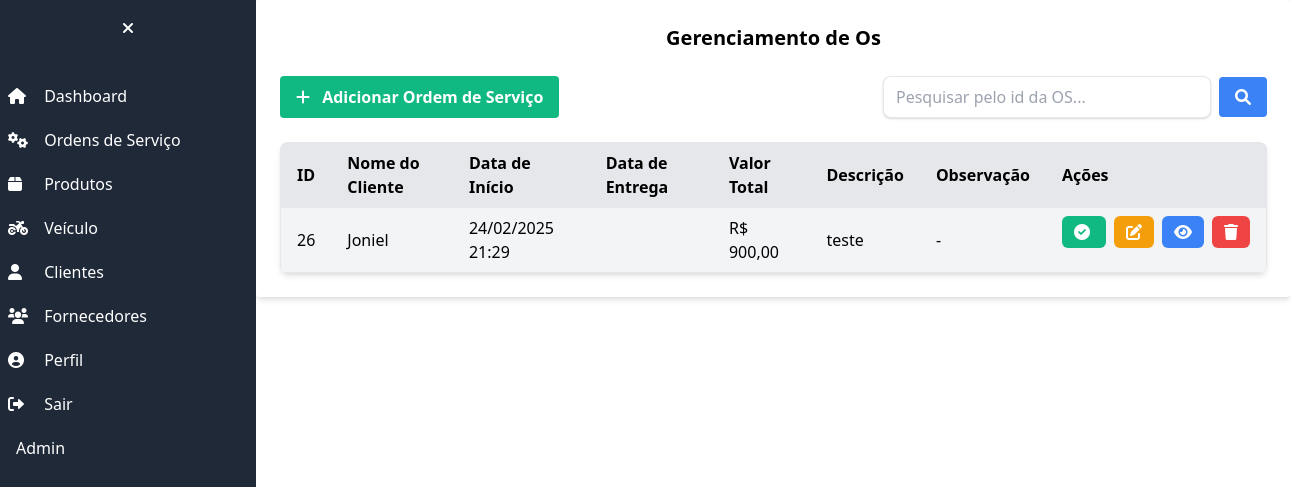
/ordem_servico/ (signed in), run on an earlier commit of the app's database.
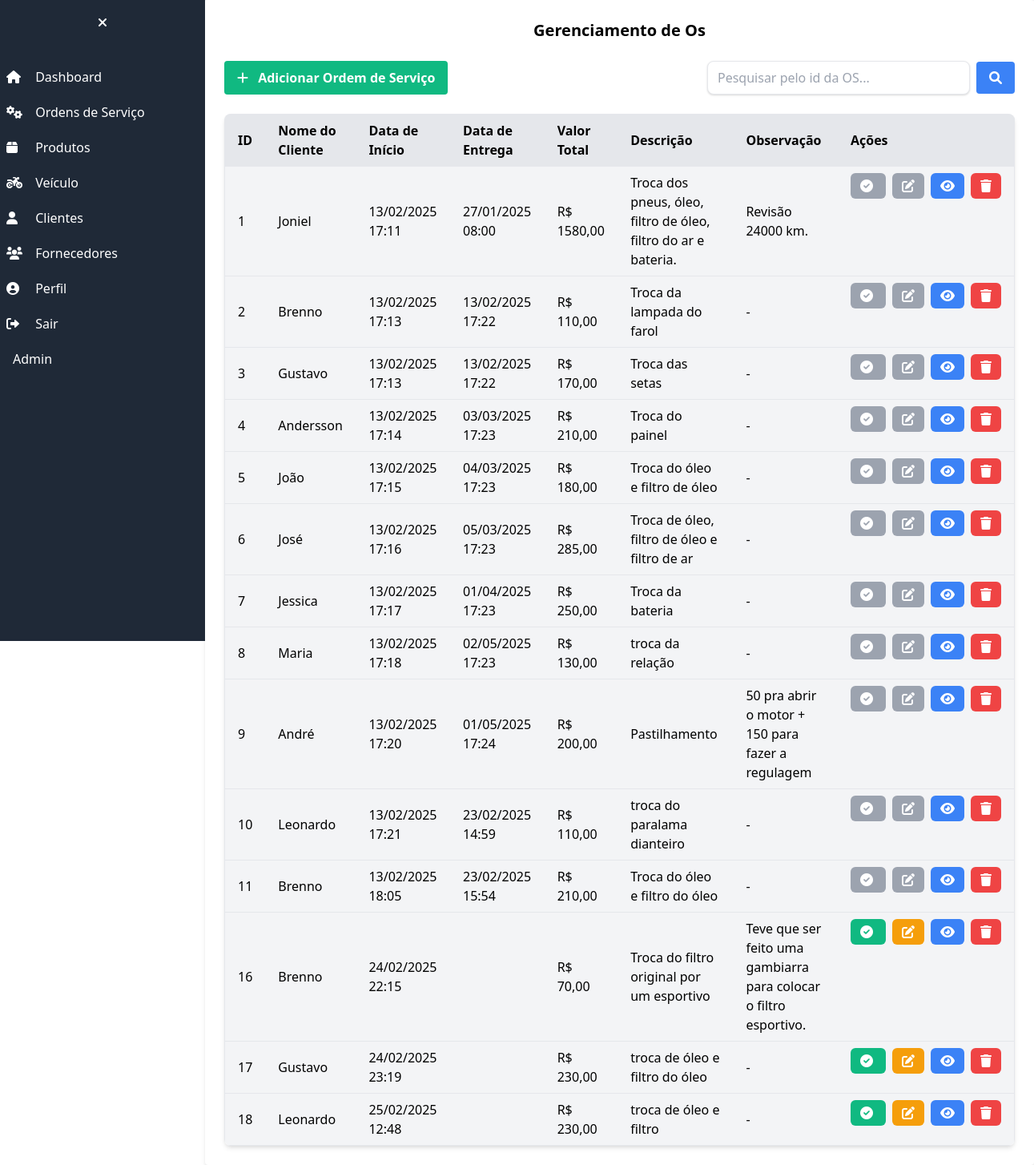
And on a later commit of the database.
### ordem_servico/models.py (models this page shows, shortened)
class OS(models.Model):
    cliente_nome = models.ForeignKey(Cliente, on_delete=models.CASCADE, verbose_name='Nome do Cliente')
    veiculo = models.ManyToManyField(Veiculo, verbose_name='Veiculo do Cliente')
    foto_inicio = models.ImageField(upload_to='images/', blank=True, verbose_name='Foto do veiculo antes da OS')
    data_inicio = models.DateTimeField(auto_now_add=True, null=False, blank=False, verbose_name="Data de inicio")
    data_fim = models.DateTimeField(null=True, blank=True, verbose_name="Data de entrega")
    foto_fim = models.ImageField(upload_to='images/', blank=True, null=True, verbose_name='Foto do veiculo depois da OS')
    mao_obra = models.DecimalField(max_digits=10, decimal_places=2, verbose_name='Valor da mão de obra')
    descricao = models.TextField(blank=True, verbose_name='Descrição')
    valor_total = models.DecimalField(max_digits=10, decimal_places=2)
    observacao = models.TextField('OBSERVAÇÕES', blank=True)
    class Meta:
        verbose_name = 'Ordem de Serviço'
        verbose_name_plural = 'Ordens de Serviço'

### cliente/models.py (models this page shows, shortened)
class Cliente(models.Model):
    nome = models.CharField('NOME', max_length=255)
    cpf_cnpj = models.CharField('CPF', max_length=18, validators=[validate_cpf_cnpj])
    data_nascimento = models.DateField('NASCIDO EM')
    telefone = models.CharField('TELEFONE 1', max_length=20, validators=[validate_phone])
    telefone2 = models.CharField('TELEFONE 2', max_length=20, validators=[validate_phone], blank=True)
    email = models.EmailField('EMAIL', blank=True)
    endereco_cep = models.CharField('CEP', max_length=10, blank=True)
    endereco_logradouro = models.CharField('ENDEREÇO', max_length=255, blank=True)
    endereco_numero = models.CharField('NÚMERO', max_length=10, blank=True)
    endereco_bairro = models.CharField('BAIRRO', max_length=255, blank=True)
    endereco_cidade = models.CharField('CIDADE', max_length=255, blank=True)
    endereco_estado = models.CharField('ESTADO', max_length=2, choices=ESTADOS_CHOICES, blank=True)
    endereco_complemento = models.CharField('COMPLEMENTO', max_length=255, blank=True)
    observacao = models.TextField('OBSERVAÇÕES', blank=True)
    criado_em = models.DateTimeField('CRIADO EM', auto_now_add=True)
    class Meta:
        verbose_name = 'Cliente'
        verbose_name_plural = 'Clientes'
    def __str__(self) -> str:
        return self.nome

### ordem_servico/views.py (the view)
# urls.py: path('', OSListView.as_view(), name='os_list'),
class OSListView(ListView):
    model = OS
    template_name = "os_list.html"
    context_object_name = "ordem_servico"
    def get_queryset(self):
        queryset = super().get_queryset()
        search_query = self.request.GET.get("search", "")
        if search_query:
            queryset = queryset.filter(id__icontains=search_query)
        return queryset

### ordem_servico/templates/os_list.html (shortened to what this page needs)
{% extends "base.html" %}
{% block content %}
<div class="w-full max-w-full md:max-w-5xl lg:max-w-7xl mx-auto bg-white rounded shadow-md p-6">
    <h2 class="text-xl font-bold mb-6 text-center">Gerenciamento de Os</h2>
    <div class="flex justify-between mb-6">
        <button class="bg-green-500 hover:bg-green-600 text-white font-bold py-2 px-4 rounded focus:outline-none focus:shadow-outline flex items-center">
            <a href="ordem_servico/novo/">
            <i class="fas fa-plus mr-2"></i> Adicionar Ordem de Serviço
            </a>
        </button>
        <form method="GET" action="{% url 'os_list' %}" class="w-full max-w-sm flex items-center">
            <input
                type="text"
                name="search"
                placeholder="Pesquisar pelo id da OS..."
                class="w-full py-2 px-3 border rounded-lg shadow focus:outline-none focus:ring"
                value="{{ request.GET.search|default:'' }}"
            />
            <button
                type="submit"
                class="ml-2 bg-blue-500 hover:bg-blue-600 text-white font-bold py-2 px-4 rounded focus:outline-none focus:shadow-outline">
                <i class="fas fa-search"></i>
            </button>
        </form>
    </div>
    <div class="overflow-x-auto shadow-md rounded-lg">
        <table class="table-auto w-full text-left bg-gray-100 border rounded-lg">
            <thead>
                <tr class="bg-gray-200">
                    <th class="px-4 py-2">ID</th>
                    <th class="px-4 py-2">Nome do Cliente</th>
                    <th class="px-4 py-2">Data de Início</th>
                    <th class="px-4 py-2">Data de Entrega</th>
                    <th class="px-4 py-2">Valor Total</th>
                    <th class="px-4 py-2">Descrição</th>
                    <th class="px-4 py-2">Observação</th>
                    <th class="px-4 py-2">Ações</th>
                </tr>
            </thead>
            <tbody>
                {% for os in ordem_servico %}
                <tr class="border-t">
                    <td class="px-4 py-2">{{os.id}}</td>
                    <td class="px-4 py-2">{{os.cliente_nome}}</td>
                    <td class="px-4 py-2">{{os.data_inicio|date:"d/m/Y H:i"}}</td>
                    <td class="px-4 py-2">{{os.data_fim|date:"d/m/Y H:i"}}</td>
                    <td class="px-4 py-2">R$ {{ os.valor_total }}</td>
                    <td class="px-4 py-2">{{os.descricao|default:"-"}}</td>
                    <td class="px-4 py-2">{{os.observacao|default:"-"}}</td>
                    <td class=" px-4 py-2 text-center flex justify-center space-x-2">
                        {% if not os.data_fim %}
                        <a href="{% url 'os_complete' pk=os.pk %}"
                            class="bg-green-500 hover:bg-green-600 text-white py-1 px-3 rounded-md flex items-center">
                            <i class="fas fa-check-circle mr-1"></i>
                        </a>
                        {% else %}
                        <span class="bg-gray-400 text-white py-1 px-3 rounded-md flex items-center cursor-not-allowed">
                            <i class="fas fa-check-circle mr-1"></i>
                        </span>
                        {% endif %}
                        {% if not os.data_fim %}
                        <a href="{% url 'os_edit' pk=os.pk %}" class="bg-yellow-500 hover:bg-yellow-600 text-white py-1 px-3 rounded-md">
                            <i class="fas fa-edit"></i>
                        </a>
                        {% else %}
                        <span class="bg-gray-400 text-white py-1 px-3 rounded-md flex items-center cursor-not-allowed">
                            <i class="fas fa-edit"></i>
                        </span>
                        {% endif %}
                        <a href="{% url 'os_detail' pk=os.pk %}" class="bg-blue-500 hover:bg-blue-600 text-white py-1 px-3 rounded-md">
                            <i class="fas fa-eye"></i>
                            </a>
                        <a href="{% url 'os_confirm_delete' pk=os.pk %}" class="bg-red-500 hover:bg-red-600 text-white py-1 px-3 rounded-md">
                            <i class="fas fa-trash"></i>
                        </a>
                    </td>
                </tr>
                {% empty %}
                <tr>
                    <td colspan="10" class="text-center text-gray-500 py-4">Nenhuma Ordem de Serviço encontrada.</td>
                </tr>
                {% endfor %}
            </tbody>
        </table>
    </div>
</div>
{% endblock %}

### templates/base.html (shortened to what this page needs)
<!DOCTYPE html>
<html lang="pt-BR">
<head>
    <link href="https://cdn.jsdelivr.net/npm/tailwindcss@2.2.19/dist/tailwind.min.css" rel="stylesheet">
    <link rel="stylesheet" href="https://cdnjs.cloudflare.com/ajax/libs/font-awesome/6.0.0-beta3/css/all.min.css">
</head>
<body>
    {% if user.is_authenticated %}
    <div id="app" class="flex">
        {% include 'sidebar.html' %}
        <div id="mainContent" class="flex-1 max-h-px w-screen bg-gray-100 transition-width ml-64">
            {% block content %}
            {% endblock %}
        </div>
    </div>
    {% endif %}
</body>
</html>

### templates/sidebar.html
<div id="sidebarContainer" class="flex h-screen">
    <div id="sidebar" class="bg-gray-800 text-white h-screen fixed top-0 left-0 transition-all duration-300 flex flex-col w-64">
        <button id="sidebarToggle" class="p-4 focus:outline-none">
            <i id="sidebarIcon" class="fas fa-times w-6 h-6"></i>
        </button>
        <div class="flex-1 mt-4">
            <ul>
                <li class="flex items-center p-2 hover:bg-gray-700">
                    <a href="/">
                        <i class="fas fa-home w-6 h-6"></i>
                        <span class="ml-2">Dashboard</span>
                    </a>
                </li>
                <li class="flex items-center p-2 hover:bg-gray-700">
                    <a href="/ordem_servico/">
                        <i class="fas fa-cogs w-6 h-6"></i>
                        <span class="ml-2">Ordens de Serviço</span>
                    </a>
                </li>
                <li class="flex items-center p-2 hover:bg-gray-700">
                    <a href="/produtos/">
                        <i class="fas fa-box w-6 h-6"></i>
                        <span class="ml-2">Produtos</span>
                    </a>
                </li>
                <li class="flex items-center p-2 hover:bg-gray-700">
                    <a href="/veiculos/">
                        <i class="fas fa-motorcycle w-6 h-6"></i>
                        <span class="ml-2">Veículo</span>
                    </a>
                </li>
                <li class="flex items-center p-2 hover:bg-gray-700">
                    <a href="/clientes/">
                        <i class="fas fa-user w-6 h-6"></i>
                        <span class="ml-2">Clientes</span>
                    </a>
                </li>
                <li class="flex items-center p-2 hover:bg-gray-700">
                    <a href="/fornecedor/">
                        <i class="fas fa-users w-6 h-6"></i>
                        <span class="ml-2">Fornecedores</span>
                    </a>
                </li>
                <li class="flex items-center p-2 hover:bg-gray-700">
                    <a href="/accounts/password_change/">
                        <i class="fas fa-user-circle w-6 h-6"></i>
                        <span class="ml-2">Perfil</span>
                    </a>
                </li>
                <li class="flex items-center p-2 hover:bg-gray-700">
                    <a href="{% url 'logout' %}">
                        <i class="fas fa-sign-out-alt w-6 h-6"></i>
                        <span class="ml-2">Sair</span>
                    </a>
                </li>
                <li class="flex items-center p-2 hover:bg-gray-700">
                    <a href="/admin">
                        <span class="ml-2">Admin</span>
                    </a>
                </li>
            </ul>
        </div>
    </div>
</div>

### templates/base.html (style rules this page uses)
.transition-width { transition: width 0.3s ease, margin-left 0.3s ease; }

What changed in the data, as far as the page shows it:
removed OS: id "26", cliente_nome "Joniel", data_inicio "24/02/2025 21:29", valor_total "900,00", descricao "teste", observacao "-"
added OS: id "1", cliente_nome "Joniel", data_inicio "13/02/2025 17:11", data_fim "27/01/2025 08:00", valor_total "1580,00", descricao "Troca dos pneus, óleo, filtro de óleo, filtro do ar e bateria.", observacao "Revisão 24000 km."
added OS: id "2", cliente_nome "Brenno", data_inicio "13/02/2025 17:13", data_fim "13/02/2025 17:22", valor_total "110,00", descricao "Troca da lampada do farol", observacao "-"
added OS: id "3", cliente_nome "Gustavo", data_inicio "13/02/2025 17:13", data_fim "13/02/2025 17:22", valor_total "170,00", descricao "Troca das setas", observacao "-"
added OS: id "4", cliente_nome "Andersson", data_inicio "13/02/2025 17:14", data_fim "03/03/2025 17:23", valor_total "210,00", descricao "Troca do painel", observacao "-"
added OS: id "5", cliente_nome "João", data_inicio "13/02/2025 17:15", data_fim "04/03/2025 17:23", valor_total "180,00", descricao "Troca do óleo e filtro de óleo", observacao "-"
added OS: id "6", cliente_nome "José", data_inicio "13/02/2025 17:16", data_fim "05/03/2025 17:23", valor_total "285,00", descricao "Troca de óleo, filtro de óleo e filtro de ar", observacao "-"
added OS: id "7", cliente_nome "Jessica", data_inicio "13/02/2025 17:17", data_fim "01/04/2025 17:23", valor_total "250,00", descricao "Troca da bateria", observacao "-"
added OS: id "8", cliente_nome "Maria", data_inicio "13/02/2025 17:18", data_fim "02/05/2025 17:23", valor_total "130,00", descricao "troca da relação", observacao "-"
added OS: id "9", cliente_nome "André", data_inicio "13/02/2025 17:20", data_fim "01/05/2025 17:24", valor_total "200,00", descricao "Pastilhamento", observacao "50 pra abrir o motor + 150 para fazer a regulagem"
added OS: id "10", cliente_nome "Leonardo", data_inicio "13/02/2025 17:21", data_fim "23/02/2025 14:59", valor_total "110,00", descricao "troca do paralama dianteiro", observacao "-"
added OS: id "11", cliente_nome "Brenno", data_inicio "13/02/2025 18:05", data_fim "23/02/2025 15:54", valor_total "210,00", descricao "Troca do óleo e filtro do óleo", observacao "-"
added OS: id "16", cliente_nome "Brenno", data_inicio "24/02/2025 22:15", valor_total "70,00", descricao "Troca do filtro original por um esportivo", observacao "Teve que ser feito uma gambiarra para colocar o filtro esportivo."
added OS: id "17", cliente_nome "Gustavo", data_inicio "24/02/2025 23:19", valor_total "230,00", descricao "troca de óleo e filtro do óleo", observacao "-"
added OS: id "18", cliente_nome "Leonardo", data_inicio "25/02/2025 12:48", valor_total "230,00", descricao "troca de óleo e filtro", observacao "-"
